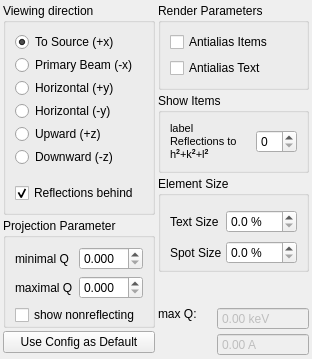
<?xml version="1.0" encoding="UTF-8"?>
<ui version="4.0">
 <class>StereoCfg</class>
 <widget class="QWidget" name="StereoCfg">
  <property name="geometry">
   <rect>
    <x>0</x>
    <y>0</y>
    <width>300</width>
    <height>343</height>
   </rect>
  </property>
  <property name="windowTitle">
   <string>Configure Stereographic Projetion</string>
  </property>
  <property name="windowIcon">
   <iconset resource="../resources/resources.qrc">
    <normaloff>:/icons/icons/configure.png</normaloff>:/icons/icons/configure.png</iconset>
  </property>
  <layout class="QGridLayout" name="gridLayout_6">
   <property name="margin">
    <number>3</number>
   </property>
   <property name="spacing">
    <number>3</number>
   </property>
   <item row="0" column="0" rowspan="3">
    <widget class="QGroupBox" name="orientGroup">
     <property name="title">
      <string>Viewing direction</string>
     </property>
     <property name="flat">
      <bool>true</bool>
     </property>
     <layout class="QVBoxLayout" name="verticalLayout_2">
      <property name="spacing">
       <number>3</number>
      </property>
      <item>
       <widget class="QRadioButton" name="Xp">
        <property name="layoutDirection">
         <enum>Qt::LeftToRight</enum>
        </property>
        <property name="text">
         <string>To Source (+x)</string>
        </property>
        <property name="checked">
         <bool>true</bool>
        </property>
       </widget>
      </item>
      <item>
       <widget class="QRadioButton" name="Xm">
        <property name="layoutDirection">
         <enum>Qt::LeftToRight</enum>
        </property>
        <property name="text">
         <string>Primary Beam (-x)</string>
        </property>
       </widget>
      </item>
      <item>
       <widget class="QRadioButton" name="Yp">
        <property name="layoutDirection">
         <enum>Qt::LeftToRight</enum>
        </property>
        <property name="text">
         <string>Horizontal (+y)</string>
        </property>
       </widget>
      </item>
      <item>
       <widget class="QRadioButton" name="Ym">
        <property name="layoutDirection">
         <enum>Qt::LeftToRight</enum>
        </property>
        <property name="text">
         <string>Horizontal (-y)</string>
        </property>
       </widget>
      </item>
      <item>
       <widget class="QRadioButton" name="Zp">
        <property name="layoutDirection">
         <enum>Qt::LeftToRight</enum>
        </property>
        <property name="text">
         <string>Upward (+z)</string>
        </property>
       </widget>
      </item>
      <item>
       <widget class="QRadioButton" name="Zm">
        <property name="layoutDirection">
         <enum>Qt::LeftToRight</enum>
        </property>
        <property name="text">
         <string>Downward (-z)</string>
        </property>
       </widget>
      </item>
      <item>
       <spacer name="verticalSpacer_3">
        <property name="orientation">
         <enum>Qt::Vertical</enum>
        </property>
        <property name="sizeHint" stdset="0">
         <size>
          <width>0</width>
          <height>0</height>
         </size>
        </property>
       </spacer>
      </item>
      <item>
       <widget class="QCheckBox" name="invertProjection">
        <property name="text">
         <string>Reflections behind</string>
        </property>
        <property name="checked">
         <bool>true</bool>
        </property>
       </widget>
      </item>
     </layout>
    </widget>
   </item>
   <item row="0" column="1">
    <widget class="QGroupBox" name="renderParams">
     <property name="title">
      <string>Render Parameters</string>
     </property>
     <property name="flat">
      <bool>true</bool>
     </property>
     <layout class="QVBoxLayout" name="verticalLayout">
      <item>
       <widget class="QCheckBox" name="renderAntialias">
        <property name="text">
         <string>Antialias Items</string>
        </property>
        <property name="checked">
         <bool>false</bool>
        </property>
       </widget>
      </item>
      <item>
       <widget class="QCheckBox" name="renderAntialiasText">
        <property name="text">
         <string>Antialias Text</string>
        </property>
        <property name="checked">
         <bool>false</bool>
        </property>
       </widget>
      </item>
     </layout>
    </widget>
   </item>
   <item row="1" column="1">
    <widget class="QGroupBox" name="groupBox_2">
     <property name="title">
      <string>Show Items</string>
     </property>
     <property name="alignment">
      <set>Qt::AlignLeading|Qt::AlignLeft|Qt::AlignTop</set>
     </property>
     <property name="flat">
      <bool>true</bool>
     </property>
     <layout class="QGridLayout" name="gridLayout_3">
      <item row="0" column="0">
       <widget class="QLabel" name="label">
        <property name="minimumSize">
         <size>
          <width>80</width>
          <height>0</height>
         </size>
        </property>
        <property name="text">
         <string>&lt;!DOCTYPE HTML PUBLIC &quot;-//W3C//DTD HTML 4.0//EN&quot; &quot;http://www.w3.org/TR/REC-html40/strict.dtd&quot;&gt;
&lt;html&gt;&lt;head&gt;&lt;meta name=&quot;qrichtext&quot; content=&quot;1&quot; /&gt;&lt;style type=&quot;text/css&quot;&gt;
p, li { white-space: pre-wrap; }
&lt;/style&gt;&lt;/head&gt;&lt;body style=&quot; font-family:'MS Shell Dlg 2'; font-size:8.25pt; font-weight:400; font-style:normal;&quot;&gt;
&lt;p style=&quot; margin-top:0px; margin-bottom:0px; margin-left:0px; margin-right:0px; -qt-block-indent:0; text-indent:0px; font-size:8pt;&quot;&gt;label Reflections to h&lt;span style=&quot; font-weight:600; vertical-align:super;&quot;&gt;2&lt;/span&gt;+k&lt;span style=&quot; font-weight:600; vertical-align:super;&quot;&gt;2&lt;/span&gt;+l&lt;span style=&quot; font-weight:600; vertical-align:super;&quot;&gt;2&lt;/span&gt;&lt;/p&gt;&lt;/body&gt;&lt;/html&gt;</string>
        </property>
        <property name="wordWrap">
         <bool>true</bool>
        </property>
        <property name="buddy">
         <cstring>maxRefLabel</cstring>
        </property>
       </widget>
      </item>
      <item row="0" column="1">
       <widget class="QSpinBox" name="maxRefLabel"/>
      </item>
     </layout>
    </widget>
   </item>
   <item row="2" column="1" rowspan="2">
    <widget class="QGroupBox" name="groupBox_3">
     <property name="title">
      <string>Element Size</string>
     </property>
     <property name="alignment">
      <set>Qt::AlignLeading|Qt::AlignLeft|Qt::AlignTop</set>
     </property>
     <property name="flat">
      <bool>true</bool>
     </property>
     <property name="checkable">
      <bool>false</bool>
     </property>
     <layout class="QGridLayout" name="gridLayout_2">
      <property name="bottomMargin">
       <number>0</number>
      </property>
      <property name="spacing">
       <number>3</number>
      </property>
      <item row="0" column="0">
       <widget class="QLabel" name="label_11">
        <property name="text">
         <string>Text Size</string>
        </property>
       </widget>
      </item>
      <item row="0" column="1">
       <widget class="QDoubleSpinBox" name="detTextSize">
        <property name="suffix">
         <string> %</string>
        </property>
        <property name="decimals">
         <number>1</number>
        </property>
        <property name="maximum">
         <double>100.000000000000000</double>
        </property>
        <property name="singleStep">
         <double>0.100000000000000</double>
        </property>
       </widget>
      </item>
      <item row="1" column="0">
       <widget class="QLabel" name="label_12">
        <property name="text">
         <string>Spot Size</string>
        </property>
       </widget>
      </item>
      <item row="1" column="1">
       <widget class="QDoubleSpinBox" name="detSpotSize">
        <property name="suffix">
         <string> %</string>
        </property>
        <property name="decimals">
         <number>1</number>
        </property>
        <property name="maximum">
         <double>100.000000000000000</double>
        </property>
        <property name="singleStep">
         <double>0.100000000000000</double>
        </property>
       </widget>
      </item>
     </layout>
    </widget>
   </item>
   <item row="3" column="0" rowspan="2">
    <widget class="QGroupBox" name="groupBox">
     <property name="title">
      <string>Projection Parameter</string>
     </property>
     <property name="flat">
      <bool>true</bool>
     </property>
     <layout class="QGridLayout" name="gridLayout">
      <property name="bottomMargin">
       <number>0</number>
      </property>
      <item row="0" column="0">
       <widget class="QLabel" name="label_5">
        <property name="text">
         <string>minimal Q</string>
        </property>
        <property name="buddy">
         <cstring>detMinQ</cstring>
        </property>
       </widget>
      </item>
      <item row="0" column="1">
       <widget class="QDoubleSpinBox" name="detMinQ">
        <property name="suffix">
         <string/>
        </property>
        <property name="decimals">
         <number>3</number>
        </property>
        <property name="minimum">
         <double>0.000000000000000</double>
        </property>
        <property name="singleStep">
         <double>0.100000000000000</double>
        </property>
       </widget>
      </item>
      <item row="1" column="0">
       <widget class="QLabel" name="label_6">
        <property name="text">
         <string>maximal Q</string>
        </property>
        <property name="buddy">
         <cstring>detMaxQ</cstring>
        </property>
       </widget>
      </item>
      <item row="1" column="1">
       <widget class="QDoubleSpinBox" name="detMaxQ">
        <property name="decimals">
         <number>3</number>
        </property>
        <property name="singleStep">
         <double>0.100000000000000</double>
        </property>
       </widget>
      </item>
      <item row="2" column="0" colspan="2">
       <widget class="QCheckBox" name="showNonreflecting">
        <property name="toolTip">
         <string>If checked, all reflections that lie in the wavevector band are displayed. Otherwise, the scattering geometry is taken into account.</string>
        </property>
        <property name="text">
         <string>show nonreflecting</string>
        </property>
       </widget>
      </item>
     </layout>
    </widget>
   </item>
   <item row="4" column="1" rowspan="4">
    <layout class="QGridLayout" name="gridLayout_5">
     <item row="0" column="0" colspan="2">
      <spacer name="verticalSpacer">
       <property name="orientation">
        <enum>Qt::Vertical</enum>
       </property>
       <property name="sizeType">
        <enum>QSizePolicy::Expanding</enum>
       </property>
       <property name="sizeHint" stdset="0">
        <size>
         <width>128</width>
         <height>18</height>
        </size>
       </property>
      </spacer>
     </item>
     <item row="1" column="0">
      <widget class="QLabel" name="label_10">
       <property name="text">
        <string>max Q:</string>
       </property>
       <property name="alignment">
        <set>Qt::AlignLeading|Qt::AlignLeft|Qt::AlignTop</set>
       </property>
      </widget>
     </item>
     <item row="1" column="1">
      <layout class="QVBoxLayout" name="verticalLayout_4">
       <item>
        <widget class="QDoubleSpinBox" name="QDispKEV">
         <property name="enabled">
          <bool>false</bool>
         </property>
         <property name="sizePolicy">
          <sizepolicy hsizetype="Preferred" vsizetype="Fixed">
           <horstretch>0</horstretch>
           <verstretch>0</verstretch>
          </sizepolicy>
         </property>
         <property name="frame">
          <bool>true</bool>
         </property>
         <property name="buttonSymbols">
          <enum>QAbstractSpinBox::NoButtons</enum>
         </property>
         <property name="prefix">
          <string/>
         </property>
         <property name="suffix">
          <string> keV</string>
         </property>
         <property name="maximum">
          <double>10000000.000000000000000</double>
         </property>
        </widget>
       </item>
       <item>
        <widget class="QDoubleSpinBox" name="QDispA">
         <property name="enabled">
          <bool>false</bool>
         </property>
         <property name="sizePolicy">
          <sizepolicy hsizetype="Preferred" vsizetype="Fixed">
           <horstretch>0</horstretch>
           <verstretch>0</verstretch>
          </sizepolicy>
         </property>
         <property name="frame">
          <bool>true</bool>
         </property>
         <property name="buttonSymbols">
          <enum>QAbstractSpinBox::NoButtons</enum>
         </property>
         <property name="prefix">
          <string/>
         </property>
         <property name="suffix">
          <string> A</string>
         </property>
        </widget>
       </item>
      </layout>
     </item>
    </layout>
   </item>
   <item row="6" column="0">
    <widget class="QPushButton" name="setDefault">
     <property name="text">
      <string>Use Config as Default</string>
     </property>
    </widget>
   </item>
   <item row="5" column="0">
    <spacer name="verticalSpacer_2">
     <property name="orientation">
      <enum>Qt::Vertical</enum>
     </property>
     <property name="sizeHint" stdset="0">
      <size>
       <width>132</width>
       <height>8</height>
      </size>
     </property>
    </spacer>
   </item>
  </layout>
 </widget>
 <resources>
  <include location="../resources/resources.qrc"/>
 </resources>
 <connections/>
</ui>
